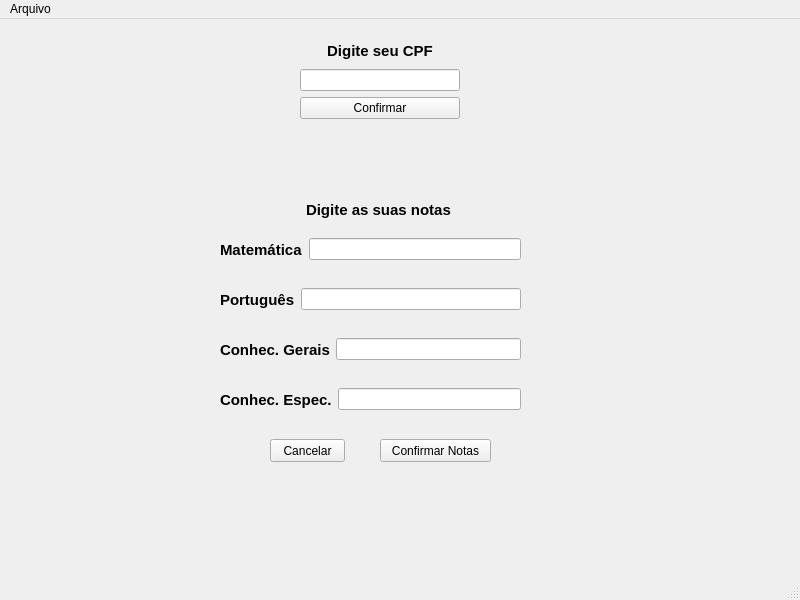
<?xml version="1.0" encoding="UTF-8"?>
<ui version="4.0">
 <class>MainWindow</class>
 <widget class="QMainWindow" name="MainWindow">
  <property name="geometry">
   <rect>
    <x>0</x>
    <y>0</y>
    <width>800</width>
    <height>600</height>
   </rect>
  </property>
  <property name="windowTitle">
   <string>MainWindow</string>
  </property>
  <widget class="QWidget" name="centralwidget">
   <widget class="QWidget" name="verticalLayoutWidget">
    <property name="geometry">
     <rect>
      <x>300</x>
      <y>20</y>
      <width>160</width>
      <height>80</height>
     </rect>
    </property>
    <layout class="QVBoxLayout" name="verticalLayout">
     <item>
      <widget class="QLabel" name="labelCPF">
       <property name="font">
        <font>
         <pointsize>11</pointsize>
         <weight>75</weight>
         <bold>true</bold>
        </font>
       </property>
       <property name="text">
        <string>Digite seu CPF</string>
       </property>
       <property name="alignment">
        <set>Qt::AlignCenter</set>
       </property>
      </widget>
     </item>
     <item>
      <widget class="QLineEdit" name="inputCPF"/>
     </item>
     <item>
      <widget class="QPushButton" name="buttonCPF">
       <property name="text">
        <string>Confirmar</string>
       </property>
      </widget>
     </item>
    </layout>
   </widget>
   <widget class="QWidget" name="horizontalLayoutWidget">
    <property name="geometry">
     <rect>
      <x>220</x>
      <y>210</y>
      <width>301</width>
      <height>41</height>
     </rect>
    </property>
    <layout class="QHBoxLayout" name="horizontalLayout">
     <item>
      <widget class="QLabel" name="label_2">
       <property name="font">
        <font>
         <pointsize>11</pointsize>
         <weight>75</weight>
         <bold>true</bold>
        </font>
       </property>
       <property name="text">
        <string>Matemática</string>
       </property>
      </widget>
     </item>
     <item>
      <widget class="QLineEdit" name="inputMatematica"/>
     </item>
    </layout>
   </widget>
   <widget class="QWidget" name="horizontalLayoutWidget_2">
    <property name="geometry">
     <rect>
      <x>220</x>
      <y>260</y>
      <width>301</width>
      <height>41</height>
     </rect>
    </property>
    <layout class="QHBoxLayout" name="horizontalLayout_2">
     <item>
      <widget class="QLabel" name="label_3">
       <property name="font">
        <font>
         <pointsize>11</pointsize>
         <weight>75</weight>
         <bold>true</bold>
        </font>
       </property>
       <property name="text">
        <string>Português</string>
       </property>
      </widget>
     </item>
     <item>
      <widget class="QLineEdit" name="inputPortugues"/>
     </item>
    </layout>
   </widget>
   <widget class="QWidget" name="horizontalLayoutWidget_3">
    <property name="geometry">
     <rect>
      <x>220</x>
      <y>310</y>
      <width>301</width>
      <height>41</height>
     </rect>
    </property>
    <layout class="QHBoxLayout" name="horizontalLayout_3">
     <item>
      <widget class="QLabel" name="label_4">
       <property name="font">
        <font>
         <pointsize>11</pointsize>
         <weight>75</weight>
         <bold>true</bold>
        </font>
       </property>
       <property name="text">
        <string>Conhec. Gerais</string>
       </property>
      </widget>
     </item>
     <item>
      <widget class="QLineEdit" name="inputConhecGerais"/>
     </item>
    </layout>
   </widget>
   <widget class="QWidget" name="horizontalLayoutWidget_4">
    <property name="geometry">
     <rect>
      <x>220</x>
      <y>360</y>
      <width>301</width>
      <height>41</height>
     </rect>
    </property>
    <layout class="QHBoxLayout" name="horizontalLayout_4">
     <item>
      <widget class="QLabel" name="label_5">
       <property name="font">
        <font>
         <pointsize>11</pointsize>
         <weight>75</weight>
         <bold>true</bold>
        </font>
       </property>
       <property name="text">
        <string>Conhec. Espec.</string>
       </property>
      </widget>
     </item>
     <item>
      <widget class="QLineEdit" name="inputConhecEspec"/>
     </item>
    </layout>
   </widget>
   <widget class="QLabel" name="labelDigiteNotas">
    <property name="geometry">
     <rect>
      <x>300</x>
      <y>180</y>
      <width>161</width>
      <height>21</height>
     </rect>
    </property>
    <property name="font">
     <font>
      <pointsize>11</pointsize>
      <weight>75</weight>
      <bold>true</bold>
     </font>
    </property>
    <property name="text">
     <string>Digite as suas notas </string>
    </property>
    <property name="alignment">
     <set>Qt::AlignCenter</set>
    </property>
   </widget>
   <widget class="QLabel" name="labelNotaFInal">
    <property name="geometry">
     <rect>
      <x>230</x>
      <y>460</y>
      <width>301</width>
      <height>91</height>
     </rect>
    </property>
    <property name="font">
     <font>
      <pointsize>11</pointsize>
      <weight>75</weight>
      <bold>true</bold>
     </font>
    </property>
    <property name="text">
     <string/>
    </property>
    <property name="alignment">
     <set>Qt::AlignCenter</set>
    </property>
   </widget>
   <widget class="QPushButton" name="buttonConfirmarNotas">
    <property name="geometry">
     <rect>
      <x>380</x>
      <y>420</y>
      <width>111</width>
      <height>23</height>
     </rect>
    </property>
    <property name="text">
     <string>Confirmar Notas</string>
    </property>
   </widget>
   <widget class="QPushButton" name="buttonCancelar">
    <property name="geometry">
     <rect>
      <x>270</x>
      <y>420</y>
      <width>75</width>
      <height>23</height>
     </rect>
    </property>
    <property name="text">
     <string>Cancelar</string>
    </property>
   </widget>
  </widget>
  <widget class="QStatusBar" name="statusbar"/>
  <widget class="QMenuBar" name="menuBar">
   <property name="geometry">
    <rect>
     <x>0</x>
     <y>0</y>
     <width>800</width>
     <height>21</height>
    </rect>
   </property>
   <widget class="QMenu" name="menuArquivo">
    <property name="title">
     <string>Arquivo</string>
    </property>
    <addaction name="actionCarregar"/>
    <addaction name="actionSalvar"/>
    <addaction name="actionSair"/>
   </widget>
   <addaction name="menuArquivo"/>
  </widget>
  <action name="actionCarregar">
   <property name="text">
    <string>Carregar</string>
   </property>
  </action>
  <action name="actionSair">
   <property name="text">
    <string>Sair</string>
   </property>
  </action>
  <action name="actionSalvar">
   <property name="text">
    <string>Salvar</string>
   </property>
  </action>
 </widget>
 <resources/>
 <connections/>
</ui>
